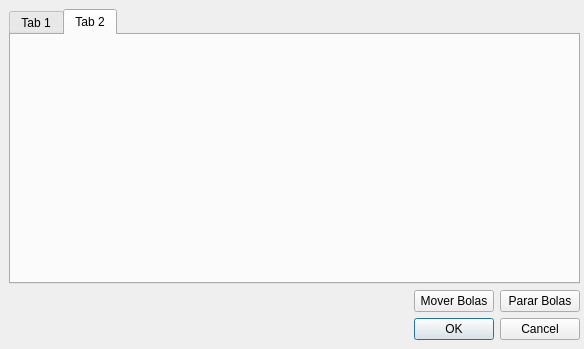
<?xml version="1.0" encoding="UTF-8"?>
<ui version="4.0">
 <class>DControlBolas</class>
 <widget class="QDialog" name="DControlBolas">
  <property name="geometry">
   <rect>
    <x>0</x>
    <y>0</y>
    <width>584</width>
    <height>349</height>
   </rect>
  </property>
  <property name="windowTitle">
   <string>Dialog</string>
  </property>
  <widget class="QWidget" name="layoutWidget">
   <property name="geometry">
    <rect>
     <x>9</x>
     <y>9</y>
     <width>571</width>
     <height>331</height>
    </rect>
   </property>
   <layout class="QVBoxLayout" name="verticalLayout">
    <item>
     <widget class="QTabWidget" name="tabBolas">
      <property name="currentIndex">
       <number>1</number>
      </property>
      <widget class="QWidget" name="tab">
       <attribute name="title">
        <string>Tab 1</string>
       </attribute>
      </widget>
      <widget class="QWidget" name="tab_2">
       <attribute name="title">
        <string>Tab 2</string>
       </attribute>
      </widget>
     </widget>
    </item>
    <item>
     <layout class="QHBoxLayout" name="horizontalLayout">
      <item>
       <spacer name="horizontalSpacer">
        <property name="orientation">
         <enum>Qt::Horizontal</enum>
        </property>
        <property name="sizeHint" stdset="0">
         <size>
          <width>40</width>
          <height>20</height>
         </size>
        </property>
       </spacer>
      </item>
      <item>
       <widget class="QPushButton" name="btnMoverTodas">
        <property name="text">
         <string>Mover Bolas</string>
        </property>
       </widget>
      </item>
      <item>
       <widget class="QPushButton" name="btnPararTodas">
        <property name="text">
         <string>Parar Bolas</string>
        </property>
       </widget>
      </item>
     </layout>
    </item>
    <item>
     <widget class="QDialogButtonBox" name="buttonBox">
      <property name="orientation">
       <enum>Qt::Horizontal</enum>
      </property>
      <property name="standardButtons">
       <set>QDialogButtonBox::Cancel|QDialogButtonBox::Ok</set>
      </property>
     </widget>
    </item>
   </layout>
  </widget>
 </widget>
 <resources/>
 <connections>
  <connection>
   <sender>buttonBox</sender>
   <signal>accepted()</signal>
   <receiver>DControlBolas</receiver>
   <slot>accept()</slot>
   <hints>
    <hint type="sourcelabel">
     <x>248</x>
     <y>254</y>
    </hint>
    <hint type="destinationlabel">
     <x>157</x>
     <y>274</y>
    </hint>
   </hints>
  </connection>
  <connection>
   <sender>buttonBox</sender>
   <signal>rejected()</signal>
   <receiver>DControlBolas</receiver>
   <slot>reject()</slot>
   <hints>
    <hint type="sourcelabel">
     <x>316</x>
     <y>260</y>
    </hint>
    <hint type="destinationlabel">
     <x>286</x>
     <y>274</y>
    </hint>
   </hints>
  </connection>
 </connections>
</ui>
